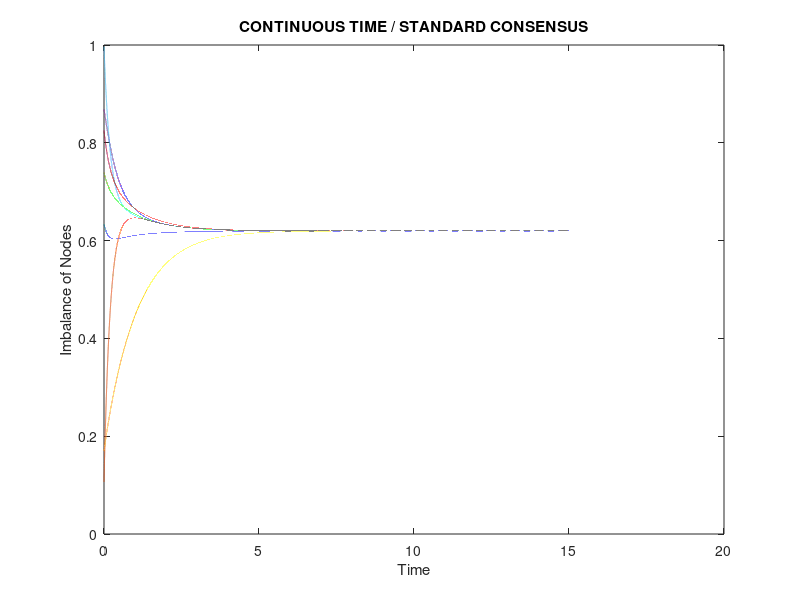
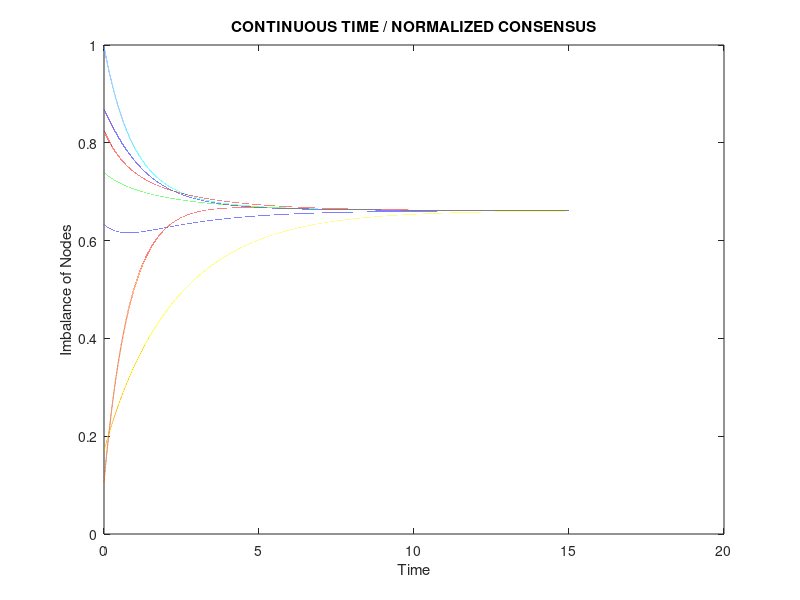

MATLAB code to generate these figures, in order: (Note: this script raises an error after producing the figures.)

%{
DISTRIBUTED CONTROL OF MICROGRIDS
IMPLEMENTATION OF CONSENSUS ALGORITHM FOR DIFFERENT CONFIGURATIONS OF THE
NETWORK
MAY 2022
BY EMMANUEL AF MOMPREMIER
%}

clear

n = 7; %1000; %number of nodes in the graph considered
t_span = 0:0.0001:15;


% INITIALIZATION OF MATRICES 

A = rand(n,n); %random matrix to host the adjacency matrix 
disp("Random Adjacency Matrix A");
disp(A);

D = zeros(n,n); %zero matrix to host the degree matrix
% disp("Degree Matrix with Zeros D");
% disp(D);

I = eye(n,n); %identity matrix
% disp("Identity Matrix I");
% disp(I);


% CREATE THE ADJACENCY MATRIX 

for i = 1:n
    for j = 1:n


        if A(i,j) > 0.7
            A(i,j) = 1;

        else
            A(i,j) = 0;

        end


    end
end 

disp("ADJACENCY MATRIX A");
disp(A);


% check symmetry of matrix A
A = A + transpose(A);

for i = 1:n
    for j = 1:n


        if A(i,j) == 2
            A(i,j) = 1;

        else
            A(i,j) = A(i,j);

        end

    end

D(i,i) = sum(A(i,:)); % once A is converted into a symmetrical matrix, create the diagonal degree matrix

end 

disp("Symmetrical Adjacency Matrix A");
disp(A);

disp("Degree Matrix D");
disp(D);



% -------- CASE 1 - CONTINUOUS TIME SYSTEM / FIXED TOPOLOGY --------------\
%STANDARD CONSENSUS ALGORITHM

% CREATE LAPLACIAN MATRIX
L = D - A;
disp("Laplacian Matrix L");
disp(L);


%Prove that L is connected (CONSENSUS WILL BE ACHIEVED IF L IS CONNECTED) 
v = eig(L);
disp("Eigenvalue of L");
disp(v);
disp("Second Eigenvalue of L: Lambda_2");
disp(v(2));

% Check whether the network studied is connected
if v(2)  == 0
    disp('This Graph is Not Connected')

else
    disp('YEAH, THE GRAPH IS CONNECTED!!')

end


% SIMULATION OF THE NETWORK
x_init = rand(n,1); %initial value of the imbalance of each node of the network
%t_span = [0,10]; %simulation time

[t,x] = ode23(@(t,x) -L*x, t_span, x_init); %simulation order with the specific solver 

% disp("Imbalances after Simulation");
% disp(x);

%{
ode23 is a three-stage, third-order, Runge-Kutta method. 
ode45 is a six-stage, fifth-order, Runge-Kutta method. 
ode45 does more work per step than ode23, but can take much larger steps. 
For differential equations with smooth solutions, ode45 is often more accurate than ode23
%}

figure(1) %Fig 1 - Continuous time System with Fixed Topology
plot(t,x);
title('CONTINUOUS TIME / STANDARD CONSENSUS');
xlabel('Time');
ylabel('Imbalance of Nodes');




% -------- CASE 2 - CONTINUOUS TIME SYSTEM / FIXED TOPOLOGY --------------
% NORMALIZED CONSENSUS ALGORITHM (DIVIDE BY THE DEGREE OF EACH NODE)
% CONSENSUS ACHIEVED IF NETWORK IS CONNECTED

% CREATE NORMALIZED LAPLACIAN MATRIX
L_norm = D^(-1) * L ;
disp('Normalized Laplacian Matrix L_norm');
disp(L_norm);

%Prove that L_norm is connected
v_norm = eig(L_norm);
disp('Eigenvalue of L_norm');
disp(v_norm);
disp('Second Eigenvalue of L_norm');
disp(v_norm(2));

if v_norm(2)  == 0
    disp('This Graph (NORMALIZED) is Not Connected')

else
    disp('YEAH, THIS GRAPH (NORMALIZED) IS CONNECTED!')

end


% SIMULATION WITH NORMLIZED L_NORM
[t,x] = ode23(@(t,x) -L_norm*x, t_span, x_init);

% disp("Imbalances after Simulation");
% disp(x);

figure(2) %fIG 2 - Normalized Consensus Algo with Fixed Topology with Continuous Time
plot(t,x);
title('CONTINUOUS TIME / NORMALIZED CONSENSUS');
xlabel('Time');
ylabel('Imbalance of Nodes');






% -------- CASE 3 - DISCRETE TIME SYSTEM / FIXED TOPOLOGY --------------
% STANDARD CONSENSUS ALGORITHM
% CONSENSUS ACHIEVED IF NETWORK IS CONNECTED


epsilon = 1/n; %epsilon is sampling time - must be a small value - (slide 59)
x = [];

% TIME VARYING SYSTEM
k = 0; %increment k

%SIMULATION IN DISCRETE TIME
while max(x_init) - min(x_init) >  1e-3 & k < 2000
    
    %generate L
    [L,~] = calculate_L(n);

    x = [x x_init];
    x_init = (I - epsilon*L) * x_init; %x(0+i)

    k = k+1;

     % epsilon = 1 / n (

end

% disp("Imbalances after Simulation");
% disp(x');

figure(3)
plot(x','*');

title('DISCRETE TIME / STANDARD CONSENSUS');
xlabel('Time');
ylabel('Imbalance of Nodes');



% -------- CASE 4 - DISCRETE TIME SYSTEM / FIXED TOPOLOGY --------------
% NORMALIZED CONSENSUS ALGORITHM
% CONSENSUS ACHIEVED IF NETWORK IS CONNECTED

x_init = rand(n,1);

epsilon = 1/n; %epsilon is sampling time - must be a small value - (slide 59)
x_2 = [];

% TIME VARYING SYSTEM
k = 0; %increment k

%SIMULATION IN DISCRETE TIME
while max(x_init) - min(x_init) >  1e-3 & k < 2000
    
    %generate L
    [~,L_norm] = calculate_L(n);

    x_2 = [x_2 x_init];
    x_init = (I - epsilon*L_norm) * x_init; %x(0+i)

    k = k+1;

     % epsilon = 1 / n (

end

% disp("Imbalances after Simulation");
% disp(x_2');

figure(10)
plot(x_2','*');
title('DISCRETE TIME / NORMALIZED CONSENSUS');
xlabel('Time');
ylabel('Imbalance of Nodes');







% -------------- CASE WITH MORE THAN 1 IMBALANCE ---------------------

x_init = rand(n,1);

x=zeros(n,1);
y=zeros(n,1);

%t_span2 = 0:0.01:5;
y_init = rand(n,1);

[t,x] = ode23(@(t,x) -L*x, t_span, x_init);
[t,y] = ode23(@(t,y) -L*y, t, y_init);

figure(4)
plot(x, y, '*');









% -------------- CASE: CREATE A SPECIFIC FORMATION RATHER THAN CONSENSUS ---------------------

x_0 = rand(n,1);
y_0 = rand(n,1);

a = 2.35;
b = 4.23 ;
for k = 1:n

    x_bar(k) = x_0(k) - ((a+b) *cos(k) - b*cos((a/b + 1)*k));   %- cos(2*pi*k/n);
    y_bar(k) = y_0(k)- ((a+b) *sin(k) - b*sin((a/b + 1)*k)); %- sin(2*pi*k/n);

end

[t,X_bar] = ode23(@(t,X_bar) -L*X_bar, t_span, x_bar');
[t,Y_bar] = ode23(@(t,Y_bar) -L*Y_bar, t_span, y_bar');

x=zeros(n,1);
y=zeros(n,1);

for i = 1:n
x(i) = X_bar(end,i) + ((a+b) *cos(i) - b*cos((a/b + 1)*i));
y(i) = Y_bar(end,i) + ((a+b) *sin(i) - b*sin((a/b + 1)*i)); 
end

figure(5)
plot(x,y);


% -------------- CASE: CONTINUOUS DYNAMIC SYSTEM ---------------------


new_n = 3; % analysis of 2 different imbalances at each node (Elec, Gas)

A_char = [0 1 0; -1 0 0; 1 0 0]; %[0 1; -1 0]; %characteristics matrix 
B = [0; 1; 0]; %[0; 1];


x_initial_state = rand(new_n, 1);

x_initial = rand(n*new_n,1); %each node comes with 2 imbalances (5*2)


disp('x_initial');
disp(x_initial);

% transform the synchronization problem into a control/stability problem
% A and B must be controllable to apply the equations of the transformation

C = ctrb(A_char,B);
r = rank(C);

disp('Rank')
disp(r)

%{
In linear algebra, the rank of a matrix A is the dimension of the vector space generated by its columns.
This corresponds to the maximal number of linearly independent columns of A. 
This, in turn, is identical to the dimension of the vector space spanned by its rows.
%}


disp('Length of the initial value matrix')
disp(length(x_initial))


if  r == length(x_initial_state)
disp("A & B ARE CONTROLLABLE!")

else
    disp("Sorry")
end


% Render A  B stable
for i = 1:new_n
D(i,i) = sum(A(i,:));

end


L = D- A;
disp("L");
disp(L);

v = eig(L); %in case of complex eigen values, need to add the conjugate ---- -1-i -1+i (must add this i to prevent 2 equal eigenvalues)
disp('The EigenValues of L');
disp(v);

lambda_2 = v(2);

K = place(A_char, lambda_2*B, [-3, -2, -1]); %the 2 values of K for which 
disp('K');
disp(K);



A_c = kron(eye(n), A_char) - kron(L, B*K);
[t, x] = ode23(@(t,x) A_c*x, t_span, x_initial);


figure(6)
plot(t,x); 

title('CONTINUOUS TIME / STANDARD CONSENSUS / DYNAMIC STATES');
xlabel('Time');
ylabel('Imbalance of Nodes');

%decoupling 
figure(7)
plot(t,x(:, 1:3:end)); 
title('CONTINUOUS TIME / STANDARD CONSENSUS / DYNAMIC STATES');
xlabel('Time');
ylabel('Imbalance of Nodes for State 1');

figure(8)
plot(t,x(:, 2:3:end)); 
title('CONTINUOUS TIME / STANDARD CONSENSUS / DYNAMIC STATES');
xlabel('Time');
ylabel('Imbalance of Nodes for State 2');

figure(9)
plot(t,x(:, 3:3:end)); 
title('CONTINUOUS TIME / STANDARD CONSENSUS / DYNAMIC STATES');
xlabel('Time');
ylabel('Imbalance of Nodes for State 3');



function [L, L_norm] = calculate_L(n)

A = rand(n,n);
D = zeros(n,n);

for i = 1:n
    for j = 1:n


        if A(i,j) > 0.7
            A(i,j) = 1;

        else
            A(i,j) = 0;

        end


    end
end 


% check symmetry of matrix A
A = A + transpose(A);

for i = 1:n
    for j = 1:n


        if A(i,j) == 2
            A(i,j) = 1;

        else
            A(i,j) = A(i,j);

        end

    end

D(i,i) = sum(A(i,:)); 

end 


L = D - A;
L_norm = D^(-1) * L ;


end





